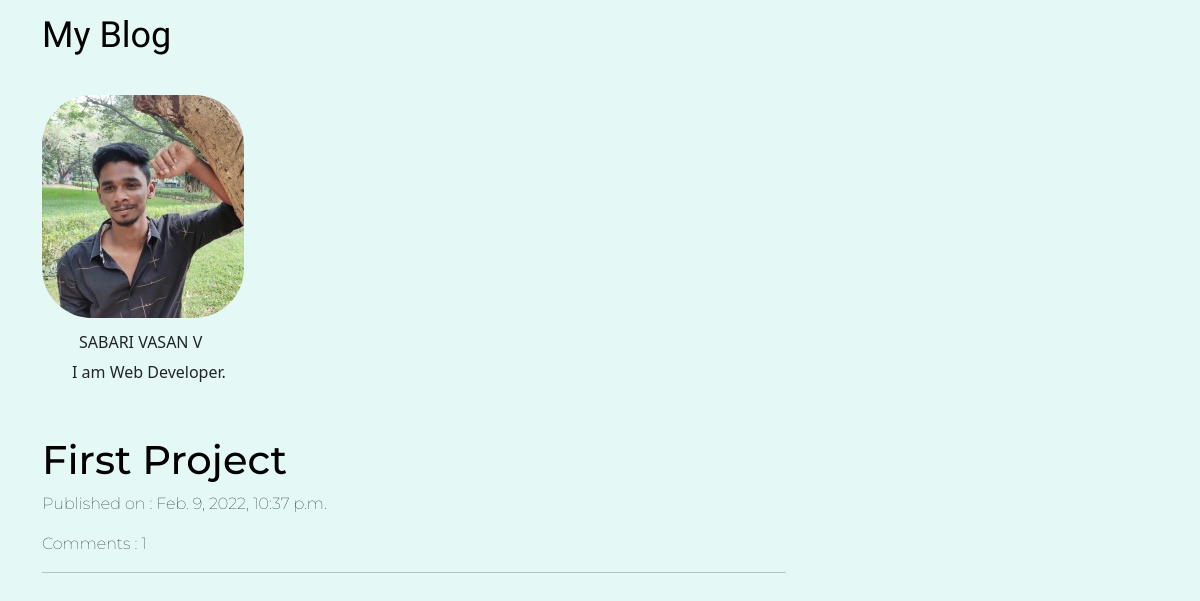
The app's page /, older data.
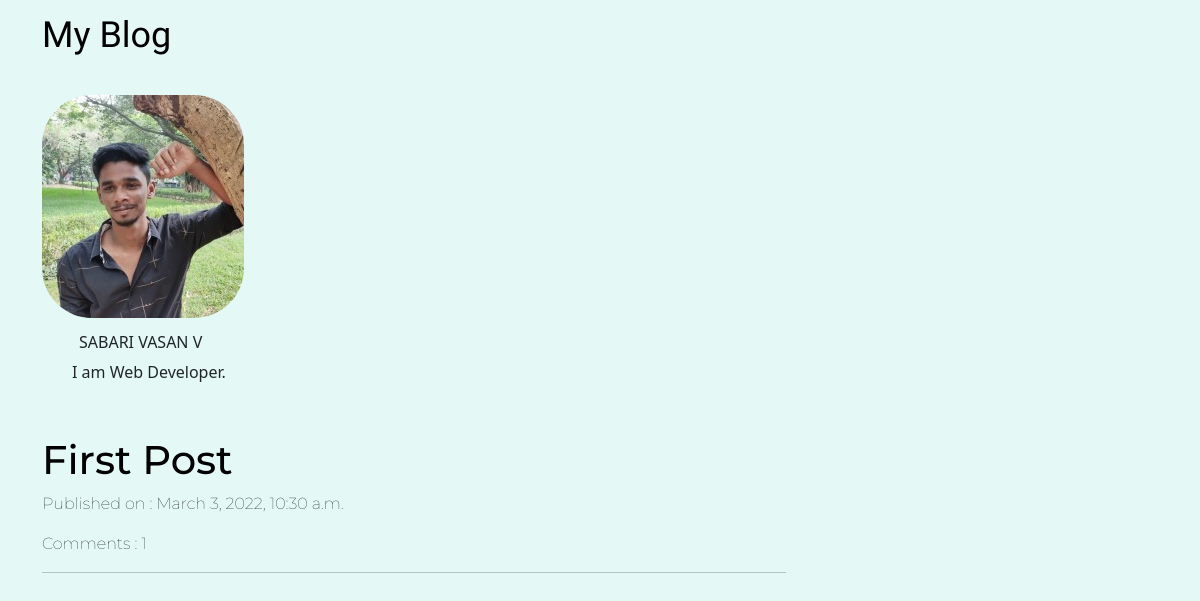
The same page, newer data.
### blog/models.py (models this page shows, shortened)
class Post(models.Model):
    author = models.ForeignKey('auth.User',on_delete=models.CASCADE)
    title = models.CharField(max_length=200)
    text = models.TextField()
    created_date = models.DateTimeField(default=timezone.now)
    def approve_comments(self):
        return self.comments.filter(approved_comment=True)

### blog/views.py (the view)
# urls.py: path('',views.PostListView.as_view(),name='post_list'),
class PostListView(ListView):
    model = Post
    def get_queryset(self):
        return Post.objects.filter(created_date__lte=timezone.now()).order_by('-created_date')

### blog/templates/blog/post_list.html (shortened to what this page needs)
{% extends "blog/base.html" %}
{% load static %}
{% block body %}
<div class="row">
    <div class="col-3 col-md-4 col-12">
        <div class="profile">
            <img  style="margin-top:15px;border-radius: 50px;" src="{% static 'media/me1.jpg' %}" alt="sabari-profile-img">
        </div>
        <div class="name">
            <h6 class="h6" style="margin-top:15px;margin-left:37px;">SABARI VASAN V</h6>
        </div>
        <div class="intro">
            <p style="margin-top:5px;margin-left:30px;">I am Web Developer.</p>
        </div>
        </div>
          <div class="boxicon">
        </div>
    </div >
    <div class="col-7 col-md-8 col-12 ">
        <div>
            {% for post in post_list %}
            <div class="postlist">
            <a style="text-decoration: none;color:black" href="{% url 'post_detail' pk=post.pk %}">
            <div class="post">
                <h1>{{ post.title }}</h1>
            </div>
            <div class="date">
                <p>Published on : {{post.created_date}}</p>
            </div>
            <p>Comments : {{ post.approve_comments.count }}</p>
            </a>
            <hr>
            {% endfor %}
        </div>
        </div>
    </div>
  </div>
{% endblock %}

### blog/templates/blog/base.html (shortened to what this page needs)
<!DOCTYPE html>
{% load static %}
<html lang="en">
<head>
    <link href="https://cdn.jsdelivr.net/npm/bootstrap@5.1.3/dist/css/bootstrap.min.css" rel="stylesheet">
    <link rel="stylesheet" href="{% static 'css/blog.css' %}">
</head>
<body>
    <nav class="navbar navbar-default techfont" >
        <div class="container">
        <ul class="nav navbar-nav">
            <li><a class="navbar-brand bigbrand" href="{% url 'post_list' %}">My Blog</a></li>
        </ul>
        </div>
    </nav>
            <div class="container">
                {% block body %}
                {% endblock %}
</body>
</html>

### blog/static/css/blog.css (style rules this page uses)
body { min-height: 100vh; display: flex; flex-direction: column; background-color: #E4F9F5; }
.techfont { font-family: 'Russo One', sans-serif; font-size:1.5em; margin-bottom: 10px; background-color:#E4F9F5; }
.bigbrand { font-size:1.5em; color:black; }
.postlist { font-family: 'Montserrat', sans-serif; margin-top: 20px; font-weight:lighter; }

Row changes from the older to the newer data that the page shows:
removed Post: title "First Project", created_date "Feb. 9, 2022, 10:37 p.m.", approve_comments.count "1"
added Post: title "First Post", created_date "March 3, 2022, 10:30 a.m.", approve_comments.count "1"
